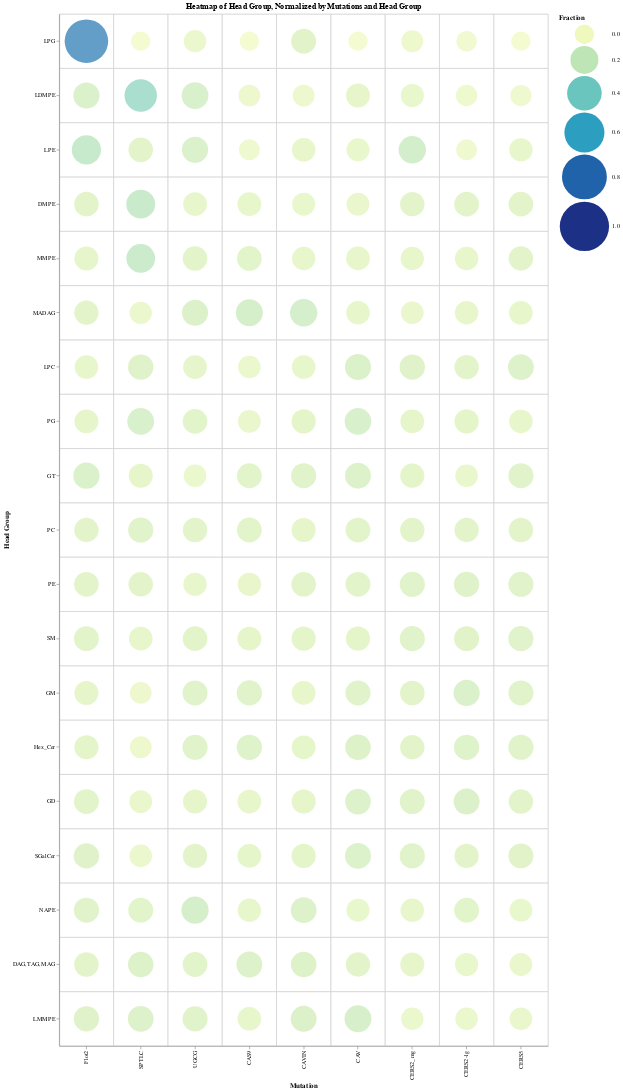

Notebook source saved alongside this figure:
### Code cell
bubble_heatmap(hmap, df_h, 'nominal', cmap='yellowgreenblue', cmap_domain=[0,1])

### Figure 1 — Vega-Lite specification as saved in the notebook (floating-point values rounded to 4 significant figures; data arrays with more than 128 entries replaced by an {"elided": "..."} marker saying what was removed)
{"config": {"view": {"continuousWidth": 300, "continuousHeight": 300}, "background": "white"}, "layer": [{"mark": {"type": "rect", "fill": null, "stroke": "lightgray"}, "encoding": {"x": {"field": "Mutation", "sort": null, "type": "nominal"}, "y": {"field": "Head Group 2", "sort": null, "type": "nominal"}}, "title": "Heatmap of Head Group, Normalized by Mutations and Head Group"}, {"mark": {"type": "circle"}, "encoding": {"color": {"field": "Fraction", "scale": {"scheme": "yellowgreenblue", "domain": [0, 1]}, "type": "quantitative"}, "size": {"field": "Fraction", "scale": {"domain": [0, 1], "range": [1000, 6500]}, "type": "quantitative"}, "tooltip": [{"field": "Mutation", "type": "nominal"}, {"field": "Head Group 2", "type": "nominal"}, {"field": "Fraction", "type": "quantitative"}], "x": {"field": "Mutation", "sort": null, "type": "nominal"}, "y": {"field": "Head Group 2", "sort": null, "title": "Head Group", "type": "nominal"}}}], "data": {"name": "data-6c2c82f6a704a02220735c326beb0d63"}, "height": 1689.0, "width": 800, "$schema": "https://vega.github.io/schema/vega-lite/v5.16.3.json", "datasets": {"data-6c2c82f6a704a02220735c326beb0d63": {"elided": "171 records"}}}
